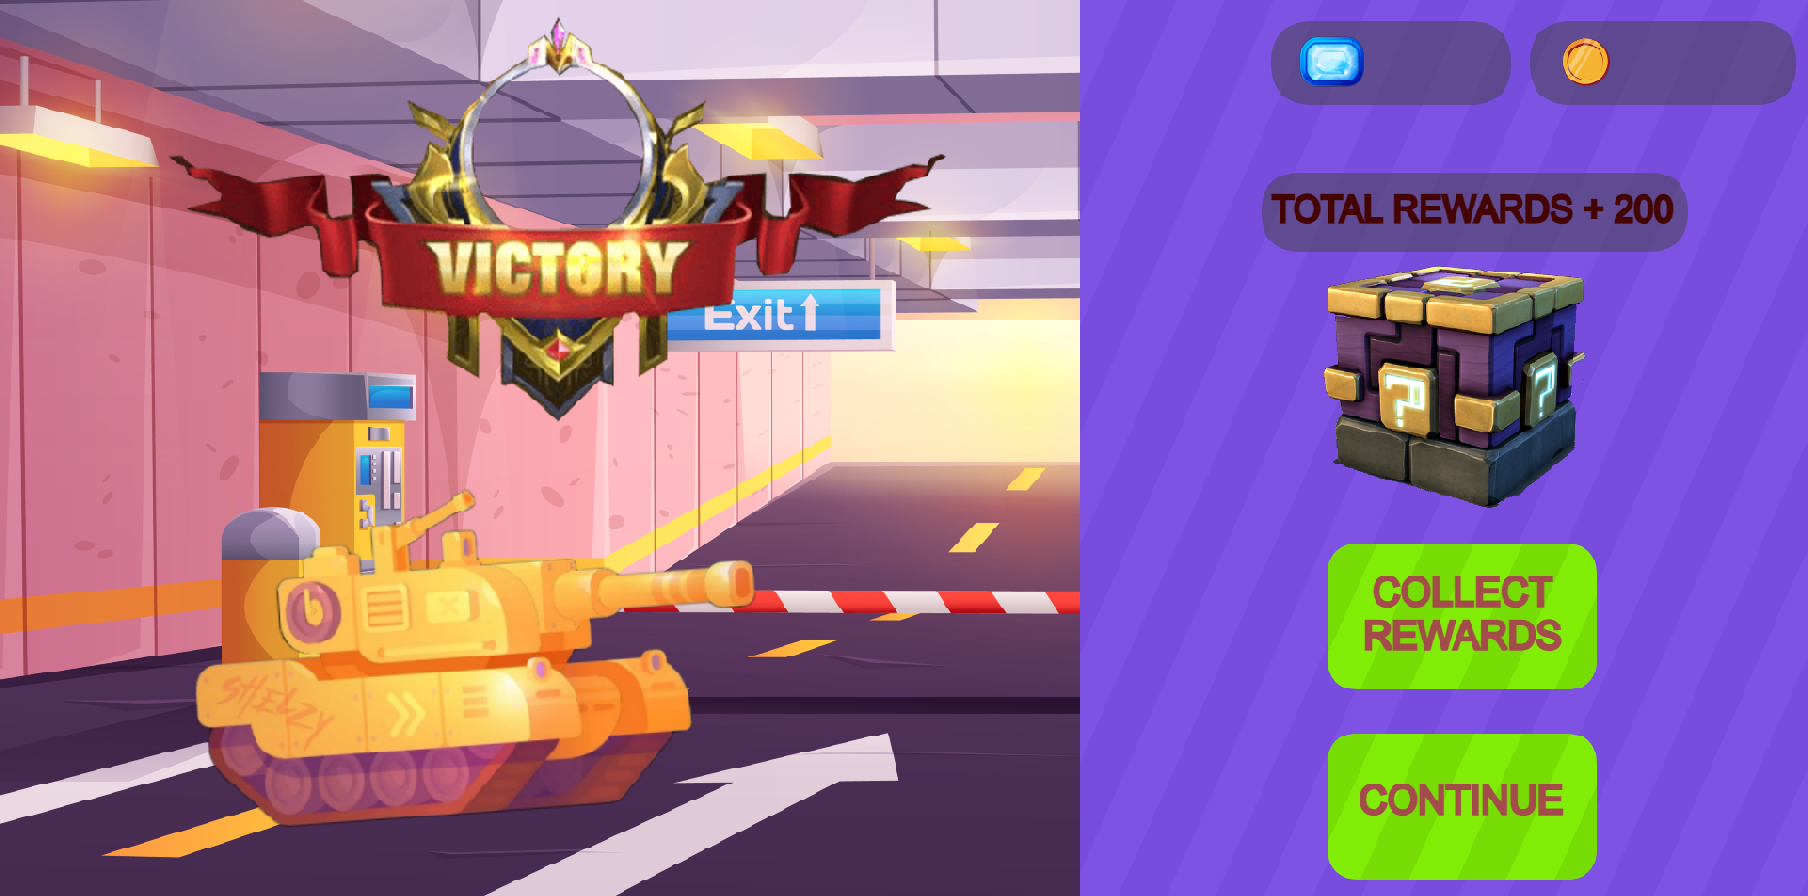

A 2D game scene composited from a Tiled map and its tileset images. What follows is a short description and the map's XML, with each tile layer's data collapsed to a summary:
An orthogonal 113x56 tile map with 16x16 px tiles, 1 tile layer (Tile Layer 1), 6 tilesets.

<map version="1.9" tiledversion="1.9.2" orientation="orthogonal" renderorder="right-down" width="113" height="56" tilewidth="16" tileheight="16" infinite="0" nextlayerid="11" nextobjectid="4">
 <tileset firstgid="1" name="maaain" tilewidth="16" tileheight="16" spacing="2" margin="1" tilecount="6328" columns="113">
  <image source="maaain.png" width="2048" height="1024" />
 </tileset>
 <tileset firstgid="6329" name="newTest" tilewidth="16" tileheight="16" spacing="2" margin="1" tilecount="6328" columns="113">
  <image source="../newTest.png" width="2048" height="1024" />
 </tileset>
 <tileset firstgid="12657" name="Screen2" tilewidth="16" tileheight="16" spacing="2" margin="1" tilecount="6328" columns="113">
  <image source="../Screen2.png" width="2048" height="1024" />
 </tileset>
 <tileset firstgid="18985" name="save" tilewidth="16" tileheight="16" spacing="2" margin="1" tilecount="6328" columns="113">
  <image source="save.png" width="2048" height="1024" />
 </tileset>
 <tileset firstgid="25313" name="screen3" tilewidth="16" tileheight="16" spacing="2" margin="1" tilecount="6328" columns="113">
  <image source="../screen3.png" width="2048" height="1024" />
 </tileset>
 <tileset firstgid="31641" name="ResultVictoryScreen" tilewidth="16" tileheight="16" spacing="2" margin="1" tilecount="6328" columns="113">
  <image source="../ResultVictoryScreen.png" width="2048" height="1024" />
 </tileset>
 <layer id="10" name="Tile Layer 1" width="113" height="56">
  <data>[6328 cells, 6328 non-empty, 6328 distinct tile ids]</data>
 </layer>
</map>
